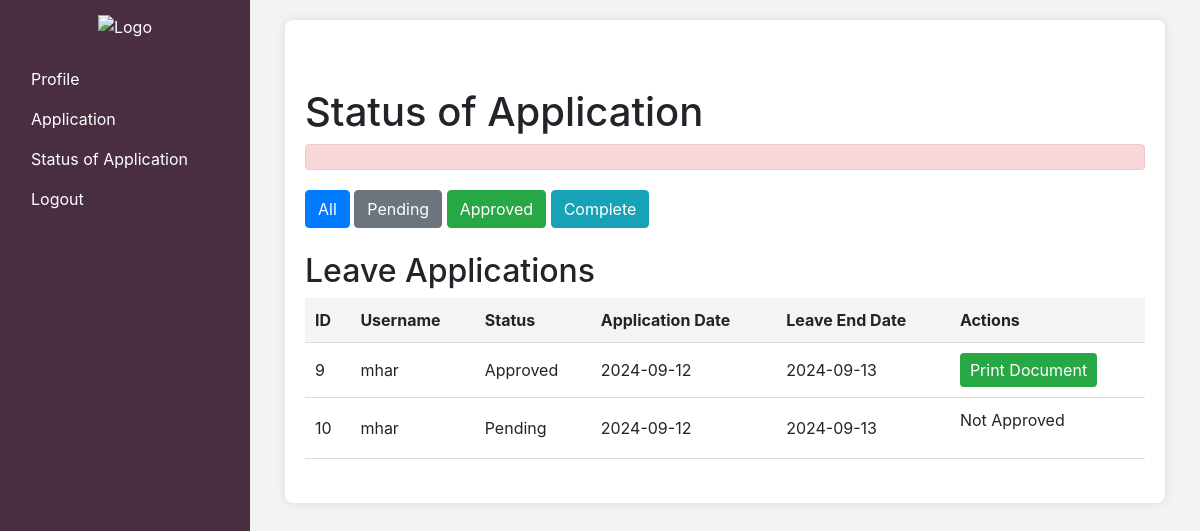
Screenshot of /status_of_application.php (signed in) with the database file from the repository.
### tables this page shows
CREATE TABLE `leave_applications` (
  `id` int(11) NOT NULL,
  `user_id` int(11) NOT NULL,
  `name` varchar(255) NOT NULL,
  `middle_name` varchar(255) DEFAULT NULL,
  `surname` varchar(255) DEFAULT NULL,
  `email` varchar(255) NOT NULL,
  `from_date` date NOT NULL,
  `to_date` date NOT NULL,
  `approver_name` varchar(255) DEFAULT NULL,
  `leave_type` varchar(50) NOT NULL,
  `processing_number` int(11) NOT NULL DEFAULT 1,
  `status` enum('Pending','Approved','Rejected','Complete') DEFAULT 'Pending',
  `created_at` timestamp NOT NULL DEFAULT current_timestamp(),
  `leave_days` int(11) DEFAULT 0,
  `annual_leave_balance` int(11) NOT NULL,
  `username` varchar(255) NOT NULL,
  `reason` text NOT NULL
);

### status_of_application.php (the view, shortened to what this page needs)
<?php
require_once 'connection.php';
$applications = [];
$error = '';
try {
    $sql = 'SELECT id, username, status, from_date, to_date FROM leave_applications WHERE username = ?';
    $stmt = $pdo->prepare($sql);
    $params = [$_SESSION['username']];
    $stmt->execute($params);
    $applications = $stmt->fetchAll(PDO::FETCH_ASSOC);
} catch (PDOException $e) {
    $error = 'Database error: ' . $e->getMessage();
}
?>
<!DOCTYPE html>
<html lang="en">
<head>
    <link rel="stylesheet" href="https://maxcdn.bootstrapcdn.com/bootstrap/4.5.2/css/bootstrap.min.css">
</head>
<body>
    <div class="container-fluid">
        <div class="sidebar">
                     <div class="sidebar-header">
                <img src="images/logo.png" alt="Logo">
            </div>
            <ul class="nav flex-column">
                <li class="nav-item">
                    <a class="nav-link" href="user_panel.php">Profile</a>
                </li>
                <li class="nav-item">
                    <a class="nav-link" href="application.php">Application</a>
                </li>
                <li class="nav-item">
                    <a class="nav-link" href="status_of_application.php">Status of Application</a>
                </li>
                <li class="nav-item">
                    <a class="nav-link" href="user_panel.php?logout=true">Logout</a>
                </li>
            </ul>
        </div>
        <div class="main-content">
            <div class="panel-content">
                <h1 class="mt-5">Status of Application</h1>
                <?php if (isset($error)) { ?>
                    <div class="alert alert-danger"><?php echo htmlspecialchars($error); ?></div>
                <?php } ?>
                <div class="mb-4">
                    <a href="status_of_application.php?status=all" class="btn btn-primary">All</a>
                    <a href="status_of_application.php?status=pending" class="btn btn-secondary">Pending</a>
                    <a href="status_of_application.php?status=approved" class="btn btn-success">Approved</a>
                    <a href="status_of_application.php?status=complete" class="btn btn-info">Complete</a>
                </div>
                <div class="mb-4">
                    <h2>Leave Applications</h2>
                    <?php if ($applications) { ?>
                        <table>
                            <thead>
                                <tr>
                                    <th>ID</th>
                                    <th>Username</th>
                                    <th>Status</th>
                                    <th>Application Date</th>
                                    <th>Leave End Date</th>
                                    <th>Actions</th>
                                </tr>
                            </thead>
                            <tbody>
                                <?php foreach ($applications as $application) { ?>
                                    <tr>
                                        <td><?php echo htmlspecialchars($application['id']); ?></td>
                                        <td><?php echo htmlspecialchars($application['username']); ?></td>
                                        <td><?php echo htmlspecialchars($application['status']); ?></td>
                                        <td><?php echo htmlspecialchars($application['from_date']); ?></td>
                                        <td><?php echo htmlspecialchars($application['to_date']); ?></td>
                                        <td>
                                            <?php if (strtolower($application['status']) === 'approved') { ?>
                                                <a href="print_document.php?id=<?php echo $application['id']; ?>" class="btn btn-print" target="_blank">Print Document</a>
                                            <?php } else { ?>
                                                <p>Not Approved</p>
                                            <?php } ?>
                                        </td>
                                    </tr>
                                <?php } ?>
                            </tbody>
                        </table>
                    <?php } else { ?>
                        <p>No applications found.</p>
                    <?php } ?>
                </div>
            </div>
        </div>
    </div>
</body>
</html>

### rows the page displays
leave_applications: id "9", username "mhar", status "Approved", from_date "2024-09-12", to_date "2024-09-13"
leave_applications: id "10", username "mhar", status "Pending", from_date "2024-09-12", to_date "2024-09-13", shows "Not Approved"
